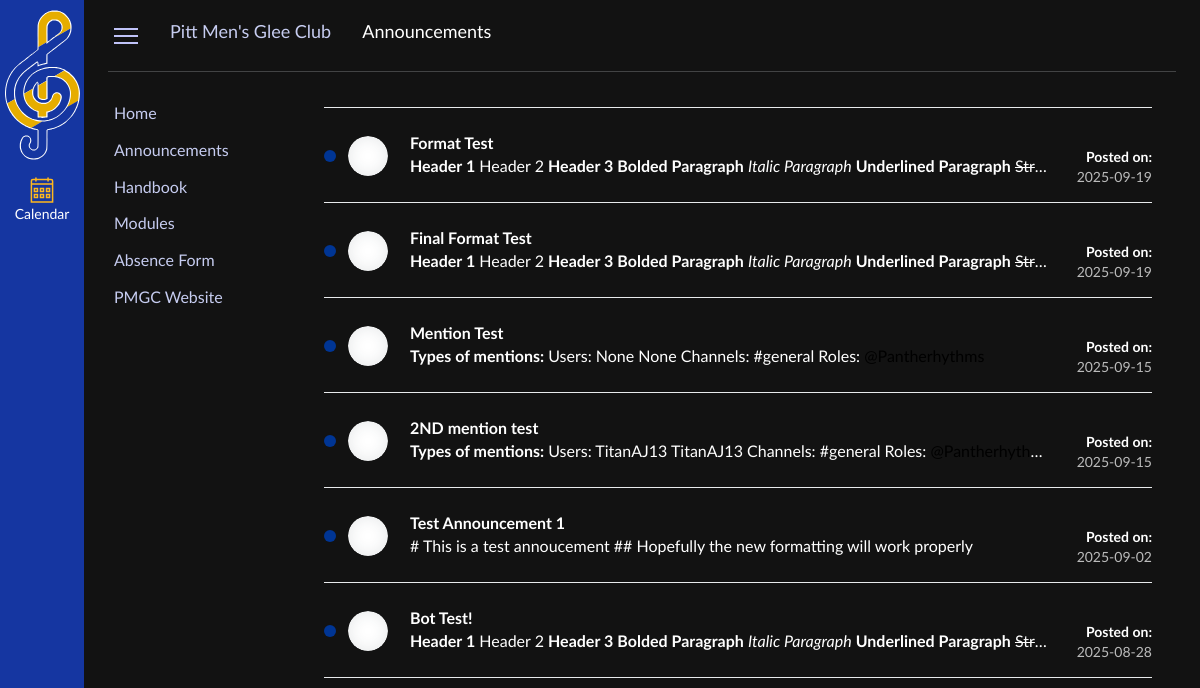
Page /announcements/ on the committed database.
### models.py (models this page shows)
class Link(Base):
    __tablename__ = "Links"
    id = Column("id", Integer, primary_key=True, autoincrement=True)
    position = Column("position", Integer, nullable=False)
    display_name = Column("display_name", String, nullable=False)
    type = Column("type", String, nullable=False)
    url = Column("url", String, nullable=False)
    def toJSON(self):
        return {
            "id":self.id,
            "position":self.position,
            "display_name": self.display_name,
            "type": self.type,
            "url" : self.url
        }

class Announcement(Base):
    __tablename__ = "Announcements"
    id = Column("id", Integer, primary_key=True, autoincrement=True)
    author = Column("author", String, nullable=False)
    title = Column("title", String, nullable=False)
    date_posted = Column("date_posted", DateTime, nullable=False,default=datetime.datetime.now(datetime.timezone.utc))
    content = Column("content", String, nullable=False)
    def toJSON(self):
        return {
            "id": self.id,
            "author": self.author,
            "title": self.title,
            "date_posted": self.date_posted,
            "content" : self.content
        }

### main.py (the view, shortened to what this page needs)
@app.route("/announcements/", methods=["GET","POST","PATCH","DELETE"])
def announcements():
    if request.method == "GET":
        announcements = getAnnouncementsJSON()
        links = getLinksJSON()
        calendarItems = getCalendarItemsJSON()
        return render_template("announcements.html", links=links, announcements=announcements)

### main.py (called while the page is built)
def getLinksJSON():
    links = sqlSession.query(Link).order_by(Link.position).all()
    obj = []
    for link in links:
        obj.append(link.toJSON())
    return obj

def getAnnouncementsJSON():
    announcements = sqlSession.query(Announcement).order_by(desc(Announcement.date_posted)).all()
    obj = []
    for announcement in announcements:
        announcement.date_posted = announcement.date_posted.date()
        obj.append(announcement.toJSON())
    return obj

def getCalendarItemsJSON():
    calendarItems = sqlSession.query(CalendarItem).order_by(CalendarItem.target_date).all()
    obj = []
    for calendarItem in calendarItems:
        if (datetime.now() <= calendarItem.target_date and datetime.now() + datetime.timedelta(weeks=1) >= calendarItem.target_date):
            obj.append(calendarItem.toJSON())
        else:
            break
    return obj

### templates/announcements.html (shortened to what this page needs)
{% extends "index.html" %}
{% block path %}
    <li>
        <a href="#">
            <span>Announcements</span>
        </a>
    </li>
{% endblock %}
{% block sidebar_links %}
    {% for link in links %}
        {% if link.type == 'external' %}
            <li><a link-id="{{ link.id }}" href="{{ link.url }}" target="_blank">{{ link.display_name }}</a></li>
        {% elif link.type == 'page' %}
            <li><a link-id="{{ link.id }}" href="{{ url_for('page', id= link.url) }}">{{ link.display_name }}</a></li>
        {% elif link.type == 'internal' %}
            <li><a link-id="{{ link.id }}" href="{{ url_for(link.url) }}">{{ link.display_name }}</a></li>
        {% elif link.type == 'file' %}
            <li><a link-id="{{ link.id }}" href="{{ url_for('file', key= link.url) }}">{{ link.display_name }}</a></li>
        {% else %}
            <li><a link-id="{{ link.id }}">Failed</a></li>
        {% endif %}
    {% endfor %}
{% endblock %}
{% block main_content %}
    <div id="announcements">
        {% for announcement in announcements %}
            <div class="announcement">
                <span>
                    <span class="circle"></span>
                </span>
                <div class="author">
                    <span></span>
                </div>
                <div class="content">
                    <a href="{{ url_for('announcement', id= announcement.id) }}">
                        <div>
                            <h3>
                                {{ announcement.title }}
                            </h3>
                        </div>
                    </a>
                    <div class="content-body">
                        {{ announcement.content | safe }}
                    </div>
                </div>
                <div class="meta">
                    <div class="actions">
                    </div>
                    <div>
                        <div>
                            <span>
                                <p>Posted on:</p>
                            </span>
                            <span>
                                <p>{{ announcement.date_posted }}</p>
                            </span>
                        </div>
                    </div>
                </div>
            </div>
        {% endfor %}
    </div>
{% endblock %}

### static/css/main.css (style rules this page uses)
html { font-family: "Lato Extended", "Lato", "Helvetica Neue", Helvetica, Arial, sans-serif; color: white; }
body { margin: 0; background-color: #121212; }
a { text-decoration: none; color: #c6ccf0; }
#path ul li { display: inline-block; white-space: nowrap; vertical-align: top; font-size: 1.125rem; }
#path ul li+li::before { content: ""; width: 5px; height: 9px; display: inline-block; margin: 0 9px; background: url("../images/arrow.svg") no-repeat 50% 50%; background-size: 5px 9px; }
#path ul li+li:last-of-type a { color: #ffffff; }
#sidebar2 ul li { padding: 0; }
#sidebar2 ul li a { display: block; text-decoration: none; padding: 8px 0 8px 6px; word-wrap: break-word; -webkit-hyphens: none; hyphens: none; line-height: 1.3; }
#announcements { margin: 0 0 1.5rem; box-sizing: border-box; font-family: LatoWeb, "Lato Extended", Lato, "Helvetica Neue", Helvetica, Arial, sans-serif; max-width: 100%; overflow: visible; display: block; overscroll-behavior: auto; }
#content h2 { margin: 0 0 0.75rem; line-height: 1.25; font-size: 1.75rem; font-weight: 400; }
.announcement { box-shadow: 0 -1px #e8eaec, inset 0 -1px #e8eaec; padding: 16px 0; display: flex; justify-content: space-between; align-items: center; position: relative; }
.announcement>span { margin: 0 0.75rem 0 0; box-sizing: border-box; font-family: LatoWeb, "Lato Extended", Lato, "Helvetica Neue", Helvetica, Arial, sans-serif; max-width: 100%; overflow: visible; display: block; overscroll-behavior: auto; }
.announcement span .circle { margin: 0; max-width: 100%; overflow: visible; display: inline-block; vertical-align: middle; overscroll-behavior: auto; font-family: LatoWeb, "Lato Extended", Lato, "Helvetica Neue", Helvetica, Arial, sans-serif; font-weight: 400; box-sizing: border-box; pointer-events: none; text-align: center; font-size: 0.75rem; white-space: nowrap; border-radius: 999rem; background-color: #003594; width: 0.75rem; height: 0.75rem; }
.announcement .author span { font-family: LatoWeb, "Lato Extended", Lato, "Helvetica Neue", Helvetica, Arial, sans-serif; max-width: 100%; display: inline-block; vertical-align: middle; overscroll-behavior: auto; height: 2.5em; box-sizing: border-box; background-color: rgb(255, 255, 255); background-position: center center; background-size: cover; background-clip: content-box; background-repeat: no-repeat; overflow: hidden; line-height: 0; text-align: center; font-size: 1rem; width: 2.5em; position: relative; border-radius: 100%; background-image: url(https://canvas.pitt.edu/images/messages/avatar-50.png); border: 0px; box-shadow: rgba(45, 59, 69, 0.12) 0px 0px 1rem 0px inset; }
.announcement .content { min-width: 0; flex-grow: 1; margin: 0 22px; }
.announcement .content a { display: block; outline-width: .125rem; outline-color: transparent; outline-style: solid; color: inherit; }
.content-body { width: auto; text-overflow: ellipsis; }
.announcement .content h3 { font-weight: 600; font-size: 1rem; margin: 0; margin-bottom: 4px; overflow: hidden; box-sizing: border-box; max-width: 100%; overscroll-behavior: auto; line-height: 1.25; font-family: LatoWeb, "Lato Extended", Lato, "Helvetica Neue", Helvetica, Arial, sans-serif; }
.content-body :is(h1,h2,h3,h4,h5,h6,p) { display: inline !important; font-size: 16px !important; line-height: 1 !important; }
.announcement .content div { white-space: nowrap; overflow: hidden; text-overflow: ellipsis; position: relative; min-height: 5px; max-width: 100%; }
.announcement .meta { display: flex; flex-direction: column; text-align: right; }
@media (min-width: 768px) { .announcement .meta { min-width: 80px; max-width: 230px; } }
.announcement .meta .actions { height: 23px; }
.announcement .meta div+div div>span p { font-weight: 600; margin: 3px 0 0; font-family: LatoWeb, "Lato Extended", Lato, "Helvetica Neue", Helvetica, Arial, sans-serif; letter-spacing: 0px; font-size: 0.875rem; }
.announcement .meta div+div div span+span p { font-weight: normal; margin: 3px 0 0; font-family: LatoWeb, "Lato Extended", Lato, "Helvetica Neue", Helvetica, Arial, sans-serif; color: #bbbbbb; letter-spacing: 0px; font-size: 0.875rem; }

### rows in the picture
Link: display_name "Home"
Link: display_name "Announcements"
Link: display_name "Handbook"
Link: display_name "Modules"
Link: display_name "Absence Form"
Link: display_name "PMGC Website"
Announcement: title "Format Test", content "Header 1 Header 2 Header 3 Bolded Paragraph Italic Paragraph Underlined Paragraph Str…", date_posted "2025-09-19"
Announcement: title "Final Format Test", content "Header 1 Header 2 Header 3 Bolded Paragraph Italic Paragraph Underlined Paragraph Str…", date_posted "2025-09-19"
Announcement: title "Mention Test", content "Types of mentions: Users: None None Channels: #general Roles:", date_posted "2025-09-15"
Announcement: title "2ND mention test", content "Types of mentions: Users: TitanAJ13 TitanAJ13 Channels: #general Roles: @Pantherhythms", date_posted "2025-09-15"
Announcement: title "Test Announcement 1", content "# This is a test annoucement ## Hopefully the new formatting will work properly", date_posted "2025-09-02"
Announcement: title "Bot Test!", content "Header 1 Header 2 Header 3 Bolded Paragraph Italic Paragraph Underlined Paragraph Str…", date_posted "2025-08-28"
